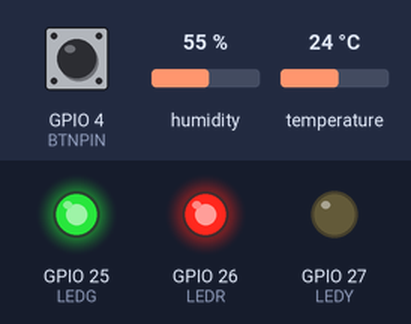
A sketch run on a simulated ESP32. On the bench: output pins drawn as LEDs (lit = HIGH). Dashed ring = blinking. The test bench sets the inputs (shaded band); at power-on: temperature 24 °C, GPIO 4 (BTNPIN) HIGH, humidity 55 %. What the sketch prints to the serial monitor is not drawn.

Above: at 1.2 s.
1.3 s: temperature set to 37.3 °C
At 2.2 s:
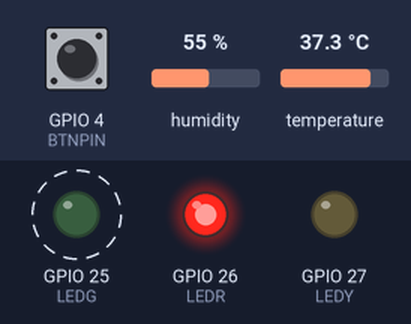
5.5 s: temperature set to 38.6 °C
At 6.47 s:
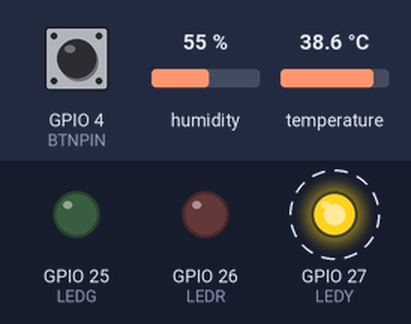
9.0 s: temperature set to 12 °C
At 15.9 s:
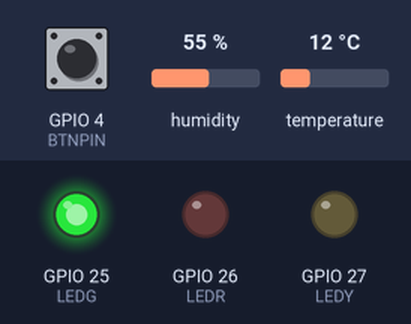
Timing chart, 0 to 17.4 s (numbered marks = the images above; inputs shaded):
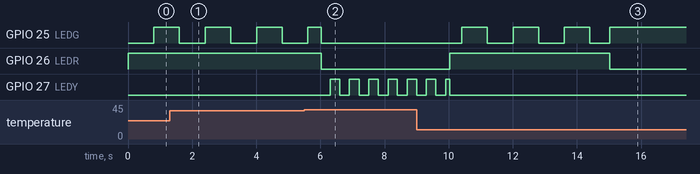

The sketch:

parte1_wokwi.ino
```cpp
/*
 * CardioIA Conectada — Fase 3: IoT na Saúde
 * PARTE 1: ESP32 + Sensores + Edge Computing
 * Wokwi Simulator
 *
 * Grupo 15 — Bruno Gambarini RM561517 — FIAP 2026
 *
 * Circuito:
 *   DHT22 DATA → GPIO 15
 *   Botão     → GPIO 4
 *   LED Verde → GPIO 25 (via 220Ω)
 *   LED Verm  → GPIO 26 (via 220Ω)
 *   LED Amar  → GPIO 27 (via 220Ω)
 */

#include <DHT.h>

// === PINOS ===
#define DHTPIN   15
#define BTNPIN   4
#define LEDG     25
#define LEDR     26
#define LEDY     27

// === CONSTANTES ===
#define DHTTYPE           DHT22
#define BUFFER_SIZE       20
#define INTERVAL_MS       2000
#define BPM_LIMIAR        120
#define TEMP_LIMIAR       38.0
#define INTERVALO_WIFI_MS 15000

DHT dht(DHTPIN, DHTTYPE);

// === BUFFER CIRCULAR (Edge Computing) ===
float buf_temp[BUFFER_SIZE];
float buf_umid[BUFFER_SIZE];
int   buf_bpm[BUFFER_SIZE];
int   buf_idx = 0;
int   buf_pendentes = 0;

bool wifi_ok = false;
bool alerta  = false;
unsigned long ult_leitura;
unsigned long ult_wifi;
int conta_clicks;
unsigned long ultimo_click;
bool btn_anterior = HIGH;

void setup() {
  Serial.begin(115200);
  Serial.println();
  Serial.println("====================================");
  Serial.println(" CardioIA Conectada — Grupo 15");
  Serial.println(" ESP32 + DHT22 + Botao + LEDs");
  Serial.println("====================================");

  dht.begin();
  pinMode(BTNPIN, INPUT_PULLUP);
  pinMode(LEDG, OUTPUT);
  pinMode(LEDR, OUTPUT);
  pinMode(LEDY, OUTPUT);

  digitalWrite(LEDG, LOW);
  digitalWrite(LEDR, HIGH);
  digitalWrite(LEDY, LOW);

  Serial.println("Setup concluido. Iniciando loop...");
}

void loop() {
  // WiFi toggle simulado
  if (millis() - ult_wifi > INTERVALO_WIFI_MS) {
    ult_wifi = millis();
    wifi_ok = !wifi_ok;
    if (wifi_ok) {
      Serial.println("\n[WiFi] CONECTADO — sincronizando...");
      if (buf_pendentes > 0) {
        Serial.print("[SYNC] Enviando "); Serial.print(buf_pendentes);
        Serial.println(" leituras pendentes:");
        for (int i = 0; i < buf_pendentes; i++) {
          int old = (buf_idx - buf_pendentes + i + BUFFER_SIZE) % BUFFER_SIZE;
          Serial.print("  -> #"); Serial.print(i+1); Serial.print(": ");
          Serial.print(buf_temp[old],1); Serial.print("C ");
          Serial.print(buf_umid[old],1); Serial.print("% ");
          Serial.print(buf_bpm[old]); Serial.println("bpm");
        }
        buf_pendentes = 0;
        Serial.println("[SYNC] Sincronizacao concluida!");
      } else {
        Serial.println("[SYNC] Nada pendente.");
      }
    } else {
      Serial.println("\n[WiFi] DESCONECTADO — modo offline (Edge)");
    }
  }

  // Botão (simula batimento)
  int btn_now = digitalRead(BTNPIN);
  if (btn_anterior == HIGH && btn_now == LOW) {
    delay(30);
    if (digitalRead(BTNPIN) == LOW) {
      conta_clicks++;
      ultimo_click = millis();
      Serial.print("[CLICK] #"); Serial.println(conta_clicks);
    }
  }
  btn_anterior = btn_now;

  // Leitura dos sensores (2 seg)
  if (millis() - ult_leitura >= INTERVAL_MS) {
    ult_leitura = millis();

    float t = dht.readTemperature();
    float h = dht.readHumidity();
    int   b = 0;

    // DHT22 pode falhar nas primeiras leituras
    if (isnan(t) || isnan(h)) {
      Serial.println("[DHT] Aguardando estabilizacao do sensor...");
      t = 36.5; h = 60.0;
    }

    // BPM: estima dos ultimos clicks
    if (conta_clicks > 0 && millis() - ultimo_click < 10000) {
      b = conta_clicks * 6;
    } else {
      conta_clicks = 0;
    }

    // Armazena no buffer
    buf_temp[buf_idx] = t;
    buf_umid[buf_idx] = h;
    buf_bpm[buf_idx]  = b;
    buf_idx = (buf_idx + 1) % BUFFER_SIZE;
    if (buf_pendentes < BUFFER_SIZE) buf_pendentes++;

    // Serial
    Serial.print("[DADOS] T:"); Serial.print(t,1); Serial.print("C ");
    Serial.print("H:"); Serial.print(h,1); Serial.print("% ");
    Serial.print("BPM:"); Serial.print(b);
    Serial.print(" WiFi:"); Serial.print(wifi_ok ? "ON" : "OFF");
    Serial.print(" Buffer:"); Serial.print(buf_pendentes);
    Serial.print("/"); Serial.println(BUFFER_SIZE);

    // Alerta
    bool novo_alerta = (t >= TEMP_LIMIAR || (b >= BPM_LIMIAR && b > 0));
    if (novo_alerta && !alerta) {
      Serial.print("!!! ALERTA: ");
      if (t >= TEMP_LIMIAR) { Serial.print("Febre "); Serial.print(t,1); Serial.print("C "); }
      if (b >= BPM_LIMIAR)  { Serial.print("Taquicardia "); Serial.print(b); Serial.print("bpm"); }
      Serial.println();
      alerta = true;
    } else if (!novo_alerta && alerta) {
      Serial.println("--- Alerta normalizado ---");
      alerta = false;
    }
  }

  // LEDs
  if (alerta) {
    digitalWrite(LEDG, LOW);
    digitalWrite(LEDR, LOW);
    digitalWrite(LEDY, (millis()/300)%2);
  } else if (wifi_ok) {
    digitalWrite(LEDG, HIGH);
    digitalWrite(LEDR, LOW);
    digitalWrite(LEDY, LOW);
  } else {
    digitalWrite(LEDG, (millis()/800)%2);
    digitalWrite(LEDR, HIGH);
    digitalWrite(LEDY, LOW);
  }

  delay(10);
}
```

Measured:
- the behaviour switches between 37.9 and 38 °C on temperature (found by bisection; images 1 and 2)
- after the input at 5.5 s, GPIO 26 (LEDR): HIGH → LOW after 0.52 s; GPIO 27 (LEDY): alternates HIGH for 0.30 s and LOW for 0.30 s, starting after 0.81 s
- after the input at 9.0 s, GPIO 25 (LEDG): LOW → HIGH after 1.4 s, then repeats every 1.6 s: LOW 0.80 s, HIGH 0.80 s; GPIO 26 (LEDR): LOW → HIGH after 1.0 s, → LOW 5.0 s later
- by itself, GPIO 25 (LEDG): alternates HIGH for 0.80 s and LOW for 0.80 s
